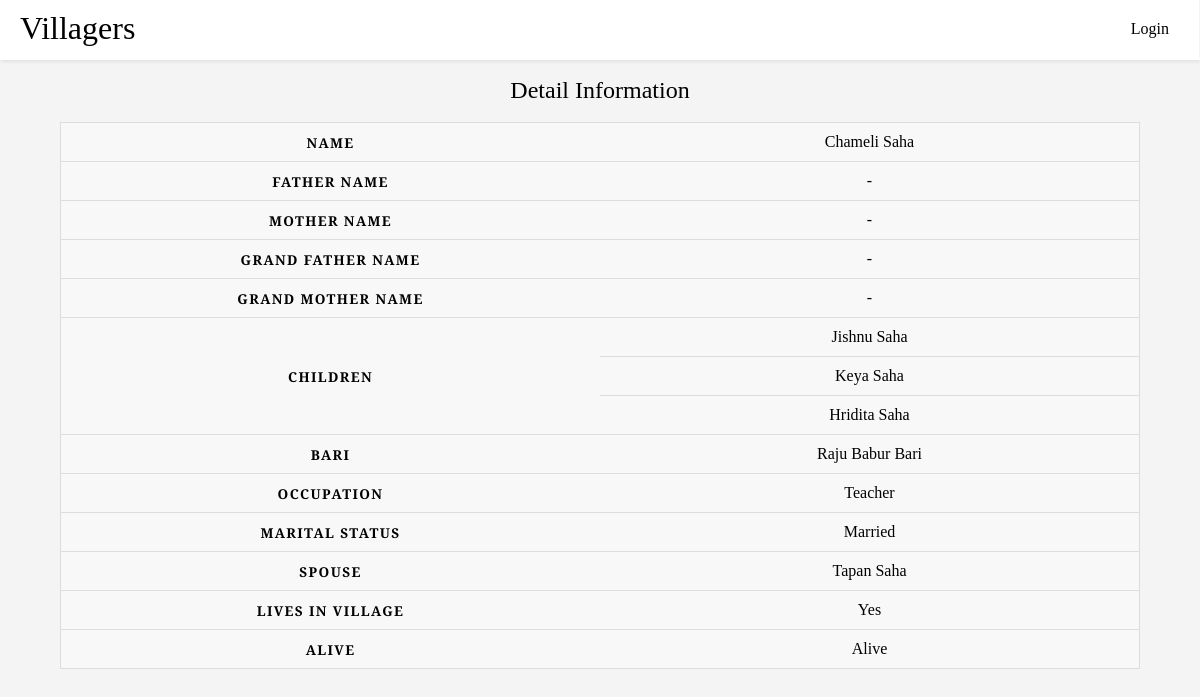
/3/, run on an earlier commit of the app's database.
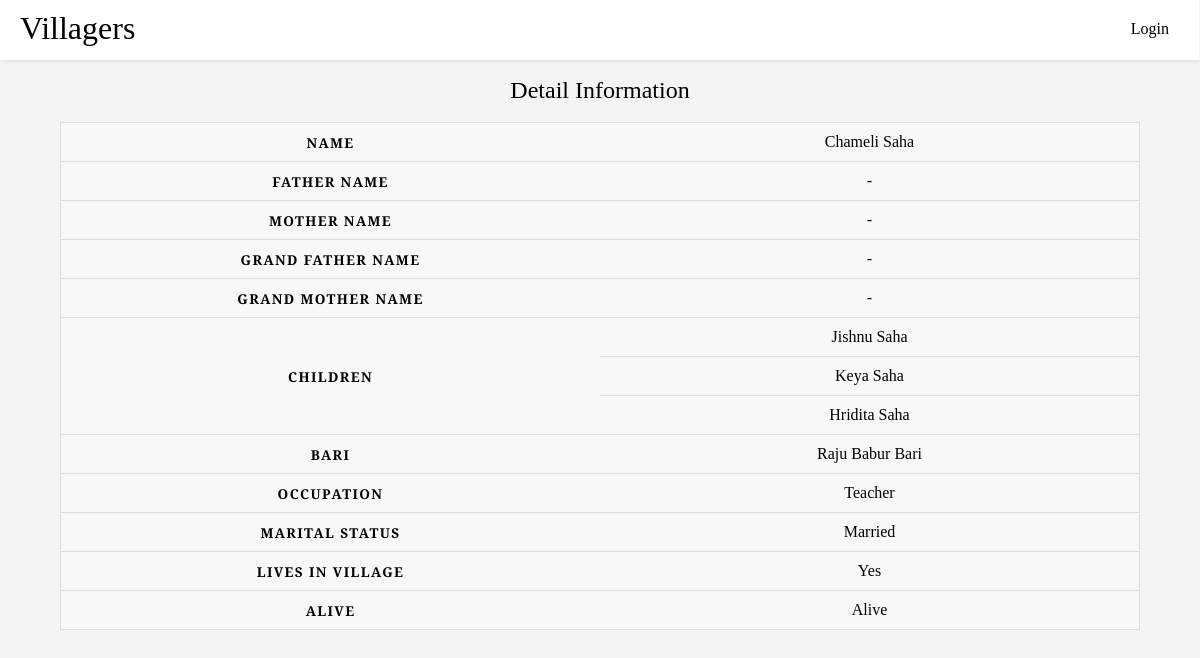
And on a later commit of the database.
### villagers/models.py (models this page shows)
class Villager(models.Model):
    name = models.CharField(max_length=50, blank=False, null=False, help_text='নাম')
    sex_option = (
        (None, ''),
        ('Male', 'Male'),
        ('Female', 'Female'),
    )
    sex = models.CharField(
        max_length=10,
        choices=sex_option,
        blank=False,
        default='',
        help_text='লিঙ্গ',
    )
    bari = models.ForeignKey('Bari', on_delete=models.SET_DEFAULT, default=None, help_text='বাড়ির নাম')
    father = models.ForeignKey('self', on_delete=models.SET_DEFAULT, default=None, blank=True, null=True,
                               related_name='father_name')
    mother = models.ForeignKey('self', on_delete=models.SET_DEFAULT, default=None, blank=True, null=True,
                               related_name="mother_name")
    grand_father = models.ForeignKey('self', on_delete=models.SET_DEFAULT, default=None, blank=True, null=True,
                                     related_name='grand_father_name')
    grand_mother = models.ForeignKey('self', on_delete=models.SET_DEFAULT, default=None, blank=True, null=True,
                                     related_name="grand_mother_name")
    highest_education = models.CharField(max_length=200, blank=True, null=True)
    highest_education_institute = models.CharField(max_length=100, blank=True, null=True)
    occupation = models.CharField(max_length=100, blank=True, null=True, help_text='পেশা')
    marital_status_option = (
        (None, ''),
        ('Married', 'Married'),
        ('Unmarried', 'Unmarried'),
    )
    marital_status = models.CharField(
        max_length=10,
        choices=marital_status_option,
        blank=False,
        default='',
        help_text='বৈবাহিক অবস্থা',
    )
    spouse = models.ForeignKey('self', on_delete=models.SET_DEFAULT, default=None, blank=True, null=True, help_text='স্বামী/স্ত্রী')
    lives_in_villager_option = (
        (None, ''),
        ('Yes', 'Yes'),
        ('No', 'No'),
    )
    lives_in_village = models.CharField(
        max_length=10,
        choices=lives_in_villager_option,
        blank=False,
        default='',
        help_text='বর্তমানে গ্রামে থাকেন?',
    )
    alive_option = (
        (None, ''),
        ('Alive', 'Alive'),
        ('Dead', 'Dead'),
    )
    alive = models.CharField(
        max_length=10,
        choices=alive_option,
        blank=False,
        default='',
        help_text='জীবিত আছেন?',
    )
    def __str__(self):
        return self.name
    def get_absolute_url(self):
        return reverse('villager-details', args=[str(self.id)])

class Bari(models.Model):
    name = models.CharField(max_length=50, null=False, unique=True)
    def __str__(self):
        return self.name

### villagers/views.py (the view)
# urls.py: path('<int:pk>/', detail, name='villager-details'),
def detail(request, pk):
    villager = get_object_or_404(Villager, pk=pk)
    if villager.sex == 'Male':
        children = Villager.objects.filter(father=villager)
    else:
        children = Villager.objects.filter(mother=villager)
    context = {
        'villager': villager,
        'children': children,
    }
    return render(request, 'villagers/villager_details.html', context=context)

### villagers/templates/villagers/villager_details.html (shortened to what the changed rows need)
{% extends 'base_generic.html' %}
{% load static %}
{% block content %}
    <link href="{% static 'villagers/css/villager_details.css' %}" rel="stylesheet">
    <table>
        <caption >Detail Information</caption>
        <tbody>
            <tr>
                <th>name</th>
                <td data-label="NAME">
                    <a href="{{ villager.get_absolute_url }}" >{{ villager.name }} </a>
                </td>
            </tr>
            <tr>
                <th>Father name</th>
            </tr>
            <tr>
                <th>mother name</th>
            </tr>
            <tr>
                <th>grand Father name</th>
            </tr>
            <tr>
                <th>grand mother name</th>
            </tr>
            {% if children %}
                {% for child in children %}
                    {% if forloop.first %}
                        <tr>
                            <th rowspan="{{ children | length }}">Children</th>
                        </tr>
                    {% else %}
                        <tr>
                            <td data-label="Children">
                                <a href="{{ child.get_absolute_url }}">{{ child.name }}</a>
                            </td>
                        </tr>
                    {% endif %}
                {% endfor %}
            {% endif %}
            <tr>
                <th>bari</th>
                <td data-label="bari">
                    {% if villager.bari %}
                       {{ villager.bari }}
                    {% else %}
                        -
                    {% endif %}
                </td>
            </tr>
            <tr>
                <th>occupation</th>
                <td data-label="occupation">
                    {% if villager.occupation %}
                       {{ villager.occupation }}
                    {% else %}
                        -
                    {% endif %}
                </td>
            </tr>
            <tr>
                <th>marital status</th>
                <td data-label="marital_status">
                    {{ villager.marital_status }}
                </td>
            </tr>
            {% if villager.spouse %}
            <tr>
                <th>Spouse</th>
                <td data-label="highes education">
                    <a href="{{ villager.spouse.get_absolute_url }}">{{ villager.spouse }}</a>
                </td>
            </tr>
            {% endif %}
            <tr>
                <th>Lives in Village</th>
                <td data-level="lives in village">
                    {{ villager.lives_in_village }}
                </td>
            </tr>
            <tr>
                <th>Alive</th>
                <td data-level="Alive">
                     {{ villager.alive }}
                </td>
            </tr>
        </tbody>
    </table>
{% endblock %}

What changed in the data, as far as the page shows it:
changed Villager "Chameli Saha": spouse_id 4 → empty (drawn); spouse "Tapan Saha" → (not shown)
Also different on the page:
text no longer shown: "SPOUSE"
